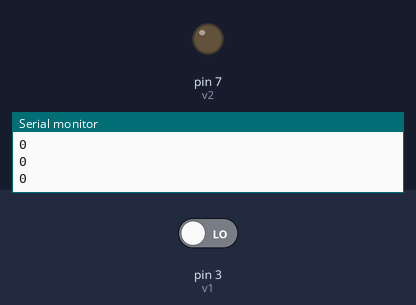
This sketch was run on a simulated Arduino Uno, built with avr-gcc and run on an emulated ATmega328P. On the bench: output pins drawn as LEDs (lit = HIGH), the last lines printed to the serial monitor. Inputs (shaded band) come from the test bench; at power-on: pin 3 (v1) LOW. At 3.5 s the program stops and its outputs stay as they are.

Above: at 2.8 s.
2.9 s: pin 3 (v1) driven HIGH
At 4.7 s:
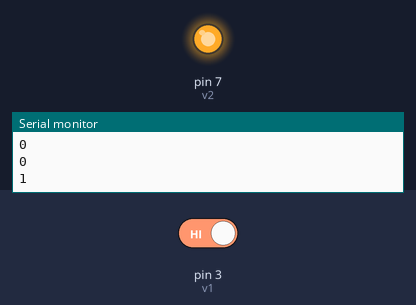
Timing chart, 0 to 5.0 s (numbered marks = the images above; inputs shaded):
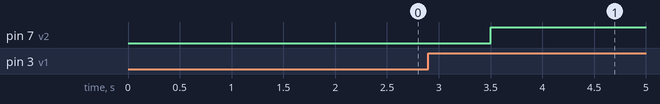

Measured:
- after the input at 2.9 s, pin 7 (v2): LOW → HIGH after 0.60 s

The sketch:

Thief.ino
```cpp
int v1 = 3,v2 = 7;
void setup() {
  // put your setup code here, to run once:
  pinMode(v1,INPUT);//LDR gives input here
  pinMode(v2,OUTPUT);//Arduino gives output to Alarm here
  Serial.begin(9600);


}

void loop() {
  // put your main code here, to run repeatedly:
  int x = digitalRead(v1);//reads digital signal of a pin and returns it
  Serial.println(x);
  delay(500);

  if(x==1)//1 mane off for the faulty LDR and vice versa
  {
    while(true){
    digitalWrite(v2,HIGH);
    }
  }
  else
  {
    digitalWrite(v2,LOW);
    delay(500);
  }

}
```
